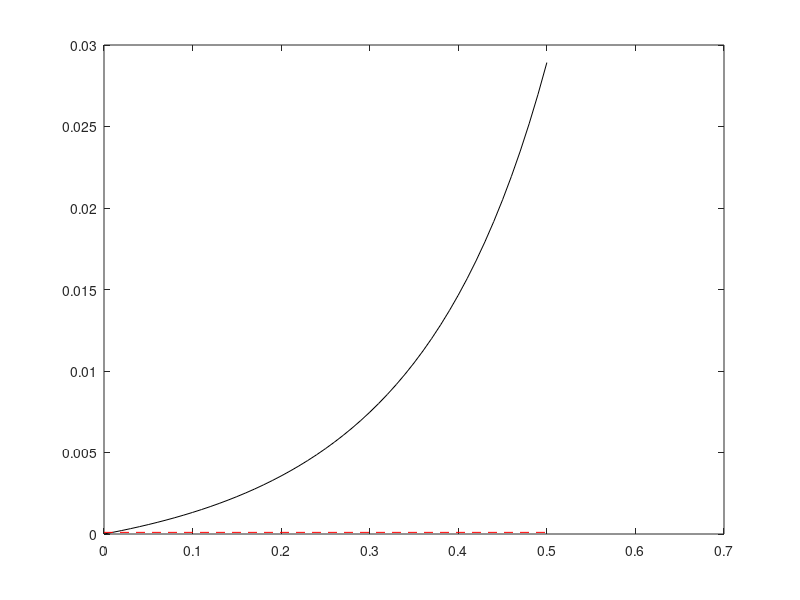
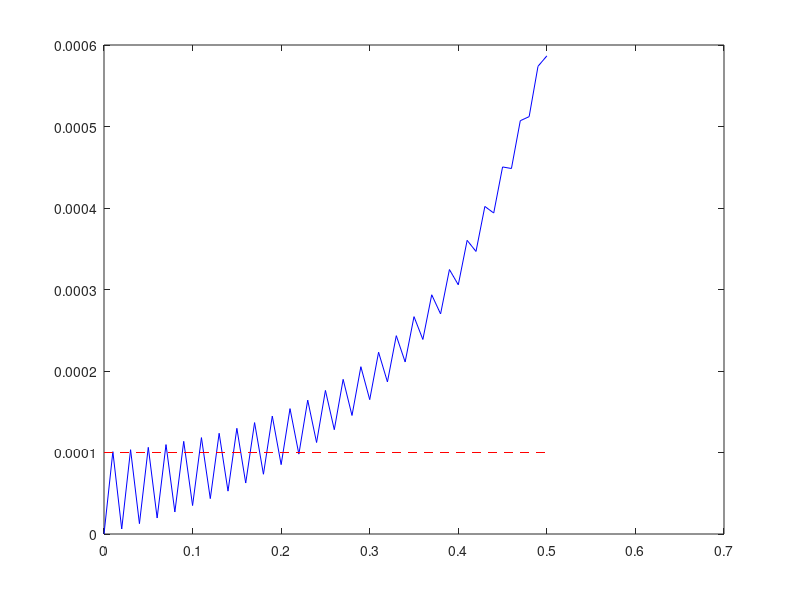

These figures' MATLAB source, in order:
clear all
t_init = 0;
t_fin = 0.5;
h = 0.01;
steps = (t_fin - t_init)/h;
y_init = 1;

t_vals = zeros(1,steps+1);
y_vals = zeros(1,steps+1);
t_vals_2 = zeros(1,steps+1);
y_vals_2 = zeros(1,steps+1);

t_vals(1)=t_init;
y_vals(1)=y_init;

t_vals_2(1)=t_init;
t_vals_2(2)=t_vals(1)+h;
y_vals_2(1)=y_init;
y_vals_2(2)=y_vals_2(1)+h*y_vals_2(1)^2;

for i=3:steps+1
    t_vals_2(i)=t_vals_2(i-1)+h;
    y_vals_2(i)=y_vals_2(i-2)+2*h*y_vals_2(i-1)^2;
end

for i = 2:steps+1
    t_vals(i) = t_vals(i-1) + h;
    y_vals(i) = 1/(2*h) - sqrt(1/(4*h^2)-y_vals(i-1)/h);
end

y_vals_exact = 1./(1-t_vals);

figure(1)
plot(t_vals,abs(y_vals-y_vals_exact),'k-')
hold on
plot([t_init,t_fin],[h^2,h^2],'r--')
hold off

figure(2)
plot(t_vals_2,abs(y_vals_2-y_vals_exact),'b-')
hold on
plot([t_init,t_fin],[h^2,h^2],'r--')
hold off